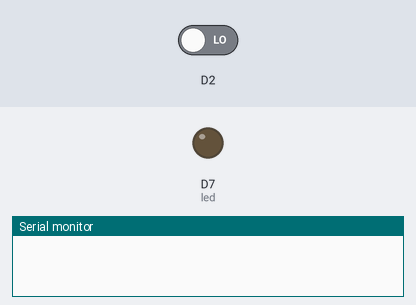
Bench run of a sketch on a simulated ESP8266 (NodeMCU). Shown: output pins drawn as LEDs (lit = HIGH), the last lines printed to the serial monitor. The inputs (shaded band) are chosen by the test bench; at power-on: D2 LOW.

Above: at 1.2 s.
1.3 s: D2 driven HIGH
At 1.7 s:
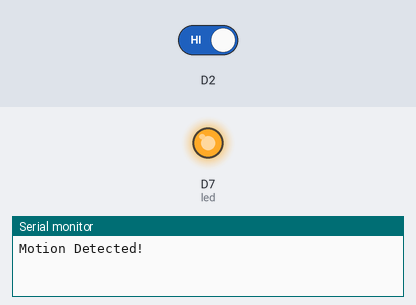
2.8 s: D2 driven LOW
At 4.1 s:
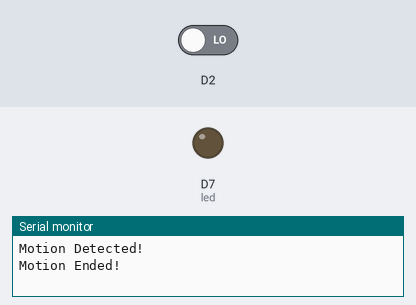
Timing chart, 0 to 5.8 s (numbered marks = the images above; inputs shaded):
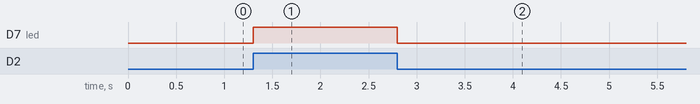

The sketch:

Motion_Sensor.ino
```cpp
int led = 13;
int value = 0;
int pirState = LOW;

void setup() {
  pinMode(led, OUTPUT);
  pinMode(D2, INPUT);
  Serial.begin(9600);
}

void loop() {

  value = digitalRead(D2);

  if (value == HIGH) {
    digitalWrite(led, HIGH);

    if (pirState == LOW) {
      Serial.println("Motion Detected!");
      pirState = HIGH;
    }
  }else{
    digitalWrite(led, LOW);

    if(pirState == HIGH){
      Serial.println("Motion Ended!");
      pirState = LOW;
      }
    }
}
```

Measured:
- after the input at 1.3 s, D7 (led): LOW → HIGH at once
- after the input at 2.8 s, D7 (led): HIGH → LOW at once
